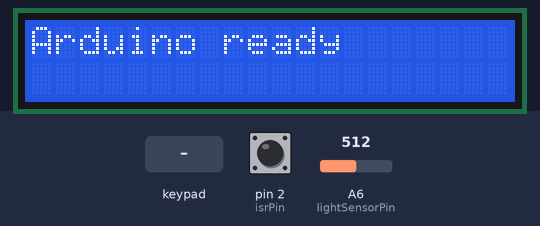
The sketch below on a simulated Arduino Nano, built with avr-gcc and run on an emulated ATmega328P. Shown: 20×2 character LCD. The inputs (shaded band) are chosen by the test bench; at power-on: pin 2 (isrPin) HIGH, A6 (lightSensorPin) = 512. WiFi joins after 1.5 s; servers stay silent unless stated; no MQTT or app messages arrive unless stated; what the sketch prints to the serial monitor is not drawn.

Above: at 2.8 s.
2.9 s: key '1' pressed
At 4.1 s:
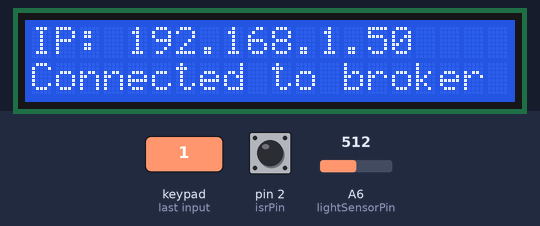
4.4 s: key '2' pressed
At 5.2 s:
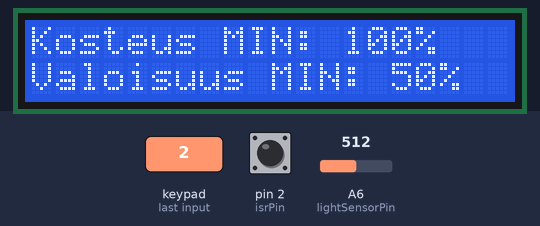
5.9 s: key '3' pressed
At 6.3 s:
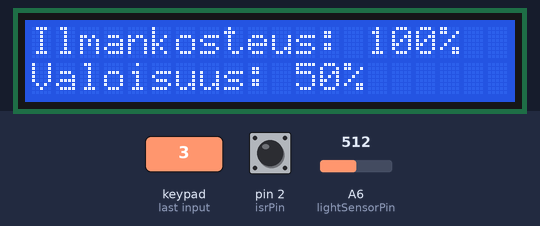
7.4 s: key 'A' pressed
At 8.6 s:
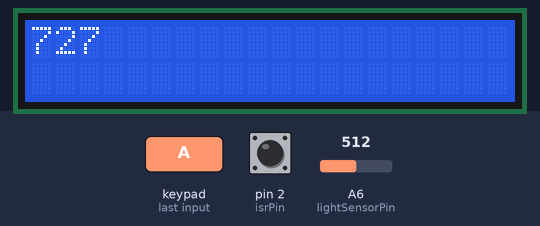
8.9 s: key '2' pressed
At 10.1 s:
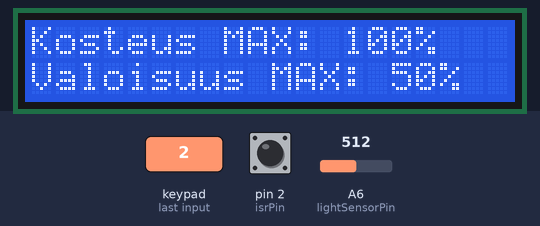
Timing chart, 0 to 11.4 s (numbered marks = the images above; inputs shaded):
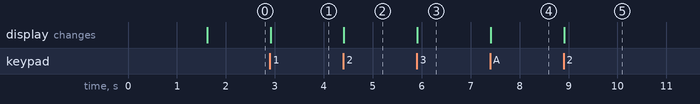

The sketch:

WeatherStation.ino
```cpp
#include <Ethernet.h>
#include <Keypad.h>
#include <LiquidCrystal.h>
#include <PubSubClient.h>
#include <TimerOne.h>

// -- Keypad --
const byte ROWS = 1; // One row
const byte COLS = 4; // Three columns

char keys[ROWS][COLS] = {
  {'1','2','3','A'}
};

byte rowPins[ROWS] = {A5}; // Arduino A4 pin for row
byte colPins[COLS] = {A0, A1, A3, A4}; // Arduino pins A1, A2, A3, A4 for columns
Keypad keypad = Keypad( makeKeymap(keys), rowPins, colPins, ROWS, COLS );

// -- MQTT --
byte server[] = {10,6,0,23 }; // MQTT- server IP-address
unsigned int port = 1883; // MQTT- server port
EthernetClient ethClient;
void callback(char* topic, byte* payload, unsigned int length);

PubSubClient client(server, port, callback, ethClient);
// A8-61-0A-AE-59-C3 is the mac address of our ethernet module
static uint8_t macAddress[6] {0xA8, 0x61, 0x0A, 0xAE, 0x59, 0xC3};
// Device ID, client ID and client secret for ethClient connection
char* deviceId = "wysi727";
char* clientId = "a7272727w";
char* deviceSecret = "oq2if";

// Topics
#define outTopic "ICT4_out_2020"
#define outTopicLight "w727_valoisuus"
#define outTopicMoisture "w727_kosteusIn"

int lightSensorPin = A6; // Pin for light sensor (Analog signal)
int isrPin = 2; // Pin for ISR (Digital signal).

// RS pin = Arduino digital 3
// Enable pin = Arduino digital 4
// d4-d7 = Arduino digital pins 5-8

// -- LCD --
const int rs = 3, en = 4, d4 = 5, d5 = 6, d6 = 7, d7 = 8;
LiquidCrystal lcd(rs, en, d4, d5, d6, d7);

// Function prototypes
void connectMQTTServer();
void fetchIP();
void ISR_R();
void showIP();
void showSignals();
void showSignalMinMax();
void timer_routine();
void updateMinMax();

// For ISR
int puls = 0;
// Digital signal frequency
float frequency;
// Measurements in percentage
int lightLevelPercentage;
int moisturePercentage;

// Min percentages set to above 100% to guarantee the min value is actually the lowest read value
int minMoisturePercentage = 100;
int maxMoisturePercentage = 0;
int minLightLevelPercentage = 100;
int maxLightLevelPercentage = 0;

// Current min/max selection on LCD
String current = "max";

// 10 second averages
float moisture10s;
float lightLevel10s;
// For timer_routine
// Time2 is for 10s average
volatile byte time = 0;
volatile byte time2 = 0;


void setup() {
  // ISR pin
  pinMode(isrPin, INPUT);
  // Interrupt Service Routine for digital signal
  // Every time the signal falls from 5V to 0V ISR_R is called and puls increments by one.
  // Every 2 seconds the frequency of the signal is calculated from puls.
  // According to project requirements, relative humidity of 40% is 7.9kHz and relative humidity of 100% is 6.9kHz
  // A 1% increase in humidity corresponds to a (-1/60)kHz decrease in frequency.
  // 0% humidity would then be 8.567kHz (8.56666...)
  // Humidity can then be calculated using the formula:
  // RH = (0% RHf - frequency) * 60 -> (8567Hz - f)*60

  attachInterrupt(digitalPinToInterrupt(isrPin), ISR_R, FALLING); // Pin 2, Routine: ISR_R, falling Edge

  // Timer for ISR
  // timerRoutine is called once every 1 second (1 000 000 uS).
  Timer1.initialize(1000000);
  Timer1.attachInterrupt(timerRoutine);

  Serial.begin(9600);
  // LCD begin, 20 positions, 2 rows
  // Set cursor to first position
  lcd.begin(20, 2);
  lcd.setCursor(0, 0);
  // Prints a message on the LCD to indicate the code is running on the arduino
  lcd.print("Arduino ready");

  // Begin ethernet connection and fetch IP
  fetchIP();
  // Connect to broker
  connectMQTTServer();
  // Letter Ä for LCD
  createFinCharacter();
}

void loop() {
  // Pressed key on keypad
  char key = keypad.getKey();
  if (key){
    switch(key)
    {
    case '1':
      showIP();
      break;
    case '2':
      showSignalMinMax();
      break;
    case '3':
      showSignals();
      break;
    case 'A':
      lcd.clear();
      lcd.setCursor(0, 0);
      lcd.print("727");
      break;
    }
  }
}

void ISR_R() // Interrupt service routine
{
  // Increment by one every time voltage falls
  puls++;
}
void showIP()
{
  // Prints IP and connection status of the ethernet module on the LCD
  lcd.clear();
  lcd.setCursor(0, 0);
  lcd.print("IP: ");
  lcd.print(Ethernet.localIP());
  lcd.setCursor(0, 1);
  if(client.connected())
  {
    lcd.print("Connected to broker");
  }
  else
  {
    lcd.print("Not connected to broker");
  }
}
void showSignals()
{
  // Prints the current signal values to the LCD
  // Does not update until the key is pressed again
  lcd.clear();
  lcd.setCursor(0, 0);
  lcd.print("Ilmankosteus: ");
  lcd.print(moisturePercentage, 1);
  lcd.print("%");

  lcd.setCursor(0, 1);
  lcd.print("Valoisuus: ");
  lcd.print(lightLevelPercentage);
  lcd.print("%");
}
void showSignalMinMax()
{
  if(current == "min")
  {
    lcd.clear();
    lcd.setCursor(0, 0);
    lcd.print("Kosteus MAX: ");
    lcd.print(maxMoisturePercentage, 1);
    lcd.print("%");

    lcd.setCursor(0, 1);
    lcd.print("Valoisuus MAX: ");
    lcd.print(maxLightLevelPercentage);
    lcd.print("%");
    current = "max";
  }
  else if(current == "max")
  {
    lcd.clear();
    lcd.setCursor(0, 0);
    lcd.print("Kosteus MIN: ");
    lcd.print(minMoisturePercentage, 1);
    lcd.print("%");

    lcd.setCursor(0, 1);
    lcd.print("Valoisuus MIN: ");
    lcd.print(minLightLevelPercentage);
    lcd.print("%");
    current = "min";
  }

}
void timerRoutine()
{
  time++;
  // Every 2 seconds calculate frequency and reset time
  if(time > 1)
  {
    time = 0;

    // Light level
    float lightLevelVoltage = (analogRead(lightSensorPin) / 1024.0)*5.0; // 0-5V, 0V is 0% light level, 5V = 100% light level
    lightLevelPercentage = (lightLevelVoltage / 5)*100; // Convert to percentage
    lightLevel10s += lightLevelPercentage; // Add to 10s average
    puls = 0;

    // Moisture (in)
    frequency = (float)puls/2.0;
    moisturePercentage = ((8567.0/1000.0) - (frequency/1000.0)) * 60.0; // Convert frequency to percentage
    if(moisturePercentage > 100)
    {
      moisturePercentage = 100;
    }
    updateMinMax();
    moisture10s += moisturePercentage; // Add to 10s average
    time2++; // Increment time2 by one
  }

  // Every 10 seconds calculate average values of that time frame and send them to the broker
  if(time2 > 4)
  {
    moisture10s = moisture10s/5.0;
    lightLevel10s = lightLevel10s/5.0;
    sendMQTTMessage();

    // Reset values
    time2 = 0;
    moisture10s = 0;
    lightLevel10s = 0;
  }
}
void connectMQTTServer()
{
  if(client.connected())
  {
    Serial.println("Already connected.");
    return;
  }
    Serial.println("Connecting to MQTT broker");
    if (client.connect(clientId, deviceId, deviceSecret)) {
        Serial.println("Connected successfully!");
    } else {
        Serial.println("Connection to broker failed.");
    }
}
void sendMQTTMessage()
{
  char lightLevel[3];
  char moisture[6];
  dtostrf(moisture10s, 3, 0, moisture);
  dtostrf(lightLevel10s, 2, 0, lightLevel);
  char buffer[100];

  // Does not work currently as the MQTT broker code is not working
  // sprintf(buffer, "IOTJS={\"%s\":\"%s\",\"%s\":\"%s\",\"%s\":\"%s\",\"%s\":\"%s\"}","S_name1", outTopicLight, "S_value1", lightLevel, "S_name2", outTopicMoisture, "S_value2", moisture);
  // Check connection to MQTT broker
  if (!client.connected())
  {
    connectMQTTServer(); // If not connected, connect
  }
  if (client.connected()) { // If connected

      sprintf(buffer, "IOTJS={\"%s\":\"%s\",\"%s\":\"%s\"}", "S_name", outTopicLight, "S_value", lightLevel);
      client.publish(outTopic, buffer); // Send message to broker
      sprintf(buffer, "IOTJS={\"%s\":\"%s\",\"%s\":\"%s\"}", "S_name", outTopicMoisture, "S_value", moisture);
      client.publish(outTopic, buffer); // Send message to broker
      Serial.println("Messages sent to MQTT broker.");
  } else {
      Serial.println("Failed to send message: not connected to MQTT broker.");
  }
}
// Fetch IP
void fetchIP()
{
  bool connectionSuccess = Ethernet.begin(macAddress);
  if(!connectionSuccess)
  {
    Serial.println("Failed to fetch IP");
  }
}
// PSC Callback
void callback(char* topic, byte* payload, unsigned int length)
{
  // Nothing is currently done here
}
void updateMinMax()
{
    // Check if signal value was lower than minimum or higher than maximum
    // The percentages will always be positive and under 100% so no need for additional checks
    if(lightLevelPercentage > maxLightLevelPercentage)
    {
      maxLightLevelPercentage = lightLevelPercentage;
    }
    if(lightLevelPercentage < minLightLevelPercentage)
    {
      minLightLevelPercentage = lightLevelPercentage;
    }

    if(moisturePercentage > maxMoisturePercentage)
    {
      maxMoisturePercentage = moisturePercentage;
    }
    if(moisturePercentage < minMoisturePercentage)
    {
      minMoisturePercentage = moisturePercentage;
    }
}
void createFinCharacter()
{
  // Letter Ä
  // Usable with byte(1)
  byte CapitalAwithDots[8] = {
  B10001,
  B01110,
  B10001,
  B10001,
  B11111,
  B10001,
  B10001,
  };
  lcd.createChar(1, CapitalAwithDots);
}
```

Measured:
- after the input at 2.9 s, the display: changes at once (image 1)
- after the input at 4.4 s, the display: changes at once (image 2)
- after the input at 5.9 s, the display: changes at once (image 3)
- after the input at 7.4 s, the display: changes at once (image 4)
- after the input at 8.9 s, the display: changes at once (image 5)
